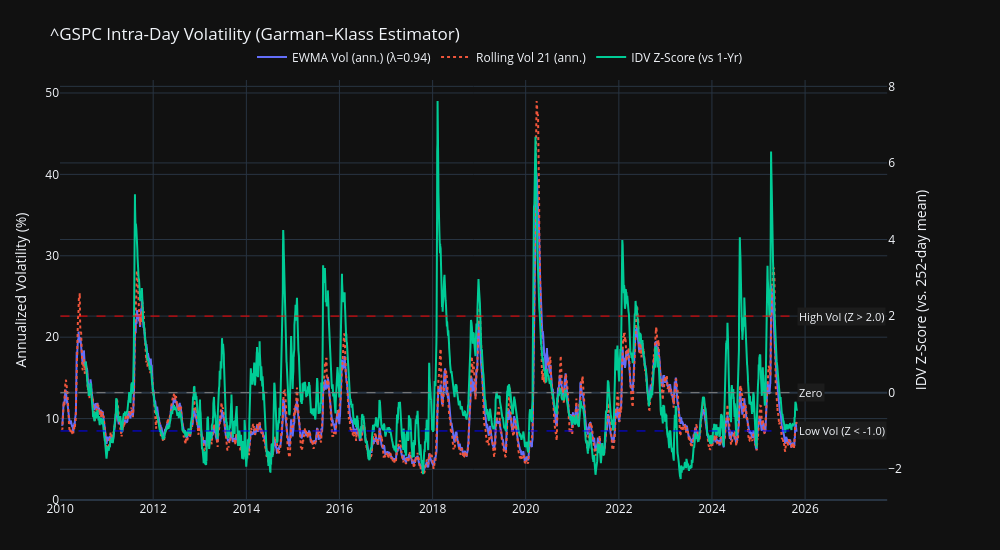

Notebook source saved alongside this figure:
### Markdown cell above
# 5b. Bonus Interactive Chart

### Code cell
import plotly.graph_objects as go
from plotly.subplots import make_subplots

print("Generating interactive chart (fixed threshold placement)...")

fig = make_subplots(
    specs=[[{"secondary_y": True}]]
)

# Left axis traces (annualized vol)
fig.add_trace(
    go.Scatter(x=df[DATE_COL], y=df["sigma_ewma_ann"],
               mode="lines", name=f"EWMA Vol (ann.) (λ={LAMBDA})"),
    secondary_y=False
)
fig.add_trace(
    go.Scatter(x=df[DATE_COL], y=df["sigma_roll_ann"],
               mode="lines", name=f"Rolling Vol {ROLL_WIN} (ann.)",
               line=dict(dash="dot")),
    secondary_y=False
)

# Right axis trace (IDV Z-Score)
fig.add_trace(
    go.Scatter(x=df[DATE_COL], y=df["IDV_ZScore"],
               mode="lines", name="IDV Z-Score (vs 1-Yr)"),
    secondary_y=True
)

# --- Threshold lines ON SECONDARY Y-AXIS ---
x0 = df[DATE_COL].min()
x1 = df[DATE_COL].max()

thresholds = [
    {"y": 2.0,  "color": "red",  "text": "High Vol (Z > 2.0)"},
    {"y": 0.0,  "color": "gray", "text": "Zero"},
    {"y": -1.0, "color": "blue", "text": "Low Vol (Z < -1.0)"}
]

for t in thresholds:
    fig.add_shape(
        type="line",
        x0=x0, x1=x1,
        y0=t["y"], y1=t["y"],
        xref="x", yref="y2",          # <-- important: place on secondary y-axis
        line=dict(color=t["color"], width=1, dash="dash")
    )
    # add annotation near the right side of the chart, anchored to y2
    fig.add_annotation(
        x=x1,
        y=t["y"],
        xref="x",
        yref="y2",
        text=t["text"],
        showarrow=False,
        xanchor="left",
        yanchor="middle",
        bgcolor="rgba(28, 28, 28, 1)",
        font=dict(size=11)
    )

# Layout
fig.update_layout(
    title=f"{TICKER} Intra-Day Volatility (Garman–Klass Estimator)",
    template="plotly_dark",
    hovermode="x unified",
    legend=dict(orientation="h", yanchor="bottom", y=1.02, xanchor="center", x=0.5),
    margin=dict(l=60, r=60, t=80, b=50),
    width=1000, height=550
)

fig.update_yaxes(title_text="Annualized Volatility (%)", secondary_y=False, rangemode="tozero")
fig.update_yaxes(title_text=f"IDV Z-Score (vs. {LONG_ROLL_WIN}-day mean)", secondary_y=True)

# Save and show
OUT_HTML = OUT_PNG.replace(".png", ".html")
fig.write_html(OUT_HTML)
print(f"✅ Saved interactive chart to {OUT_HTML}")
fig.show()

### Figure 1 — Plotly figure (JSON) as saved in the notebook; plotly's stock layout.template omitted (floating-point values rounded to 4 significant figures; data arrays with more than 128 entries replaced by an {"elided": "..."} marker saying what was removed)
{"data": [{"mode": "lines", "name": "EWMA Vol (ann.) (λ=0.94)", "type": "scatter", "x": {"elided": "3983 str values"}, "xaxis": "x", "y": {"elided": "3983 float values"}, "yaxis": "y"}, {"line": {"dash": "dot"}, "mode": "lines", "name": "Rolling Vol 21 (ann.)", "type": "scatter", "x": {"elided": "3983 str values"}, "xaxis": "x", "y": {"elided": "3983 float values"}, "yaxis": "y"}, {"mode": "lines", "name": "IDV Z-Score (vs 1-Yr)", "type": "scatter", "x": {"elided": "3983 str values"}, "xaxis": "x", "y": {"elided": "3983 float values"}, "yaxis": "y2"}], "layout": {"annotations": [{"bgcolor": "rgba(28, 28, 28, 1)", "font": {"size": 11}, "showarrow": false, "text": "High Vol (Z > 2.0)", "x": "2025-10-31T00:00:00", "xanchor": "left", "xref": "x", "y": 2, "yanchor": "middle", "yref": "y2"}, {"bgcolor": "rgba(28, 28, 28, 1)", "font": {"size": 11}, "showarrow": false, "text": "Zero", "x": "2025-10-31T00:00:00", "xanchor": "left", "xref": "x", "y": 0, "yanchor": "middle", "yref": "y2"}, {"bgcolor": "rgba(28, 28, 28, 1)", "font": {"size": 11}, "showarrow": false, "text": "Low Vol (Z < -1.0)", "x": "2025-10-31T00:00:00", "xanchor": "left", "xref": "x", "y": -1, "yanchor": "middle", "yref": "y2"}], "height": 550, "hovermode": "x unified", "legend": {"orientation": "h", "x": 0.5, "xanchor": "center", "y": 1.02, "yanchor": "bottom"}, "margin": {"b": 50, "l": 60, "r": 60, "t": 80}, "shapes": [{"line": {"color": "red", "dash": "dash", "width": 1}, "type": "line", "x0": "2010-01-04T00:00:00", "x1": "2025-10-31T00:00:00", "xref": "x", "y0": 2, "y1": 2, "yref": "y2"}, {"line": {"color": "gray", "dash": "dash", "width": 1}, "type": "line", "x0": "2010-01-04T00:00:00", "x1": "2025-10-31T00:00:00", "xref": "x", "y0": 0, "y1": 0, "yref": "y2"}, {"line": {"color": "blue", "dash": "dash", "width": 1}, "type": "line", "x0": "2010-01-04T00:00:00", "x1": "2025-10-31T00:00:00", "xref": "x", "y0": -1, "y1": -1, "yref": "y2"}], "title": {"text": "^GSPC Intra-Day Volatility (Garman–Klass Estimator)"}, "width": 1000, "xaxis": {"anchor": "y", "domain": [0, 0.94]}, "yaxis": {"anchor": "x", "domain": [0, 1], "rangemode": "tozero", "title": {"text": "Annualized Volatility (%)"}}, "yaxis2": {"anchor": "x", "overlaying": "y", "side": "right", "title": {"text": "IDV Z-Score (vs. 252-day mean)"}}}}
